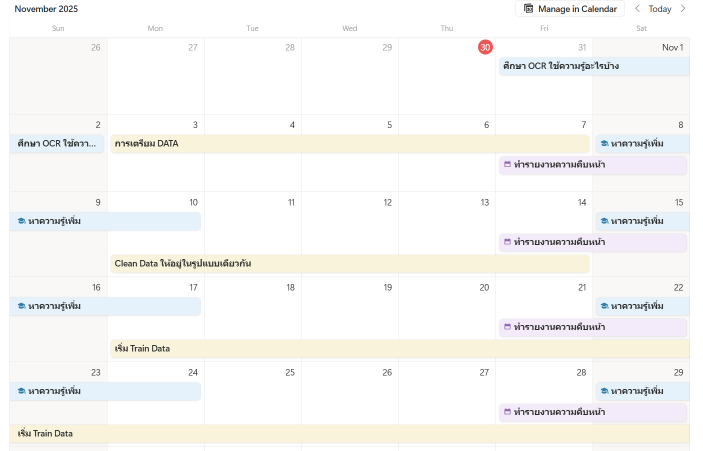
#> input picture image.png, 1405 x 901 px (shown at 1/2 size)
$ python -i gen_synth_lines.py   (imports and definitions only)
#> lines starting #> are read from the running program, lines starting #| are printed output that depends on the picture
# thai_ocr/gen_synth_lines.py

import os
import io
import random
import argparse
from pathlib import Path

import numpy as np
from PIL import Image, ImageDraw, ImageFont, ImageFilter, ImageEnhance

from thai_ocr.charset_thai_v1 import normalize_thai_text, build_thai_charset_v1


# [54 lines left out: functions load_fonts, load_corpus, sample_text, render_line, not called in this run]


def aug_image(img: Image.Image):
    # blur
    if random.random() < 0.35:
        r = random.uniform(0.2, 1.2)
        img = img.filter(ImageFilter.GaussianBlur(radius=r))

    # brightness/contrast
    if random.random() < 0.5:
        img = ImageEnhance.Contrast(img).enhance(random.uniform(0.7, 1.4))
    if random.random() < 0.5:
        img = ImageEnhance.Brightness(img).enhance(random.uniform(0.75, 1.25))

    # noise
    if random.random() < 0.4:
        arr = np.array(img).astype(np.float32)
        noise = np.random.normal(0, random.uniform(2, 10), arr.shape)
        arr = np.clip(arr + noise, 0, 255).astype(np.uint8)
        img = Image.fromarray(arr, mode="L")

    # JPEG artifacts
    if random.random() < 0.35:
        q = random.randint(30, 85)
        buf = io.BytesIO()
        img.convert("RGB").save(buf, format="JPEG", quality=q)
        img = Image.open(io.BytesIO(buf.getvalue())).convert("L")

    return img


def keep_only_charset(text: str, charset_set: set):
    # กรองอักขระนอก charset ทิ้ง (กัน label พัง)
    return "".join([ch for ch in text if ch in charset_set])


# [52 lines left out: function main, not called in this run]


# [2 lines not run here, left out]

>>> from PIL import Image
>>> picture = Image.open('../../../../../image.png')
#> picture is the input picture: PIL image 1405x901 RGBA; mean R, G, B, A 247.7, 247.3, 245.5, 255
>>> result = aug_image(picture)
#> in aug_image, `img = ImageEnhance.Brightness(img).enhance(random.uniform(0.75, 1.25))`:
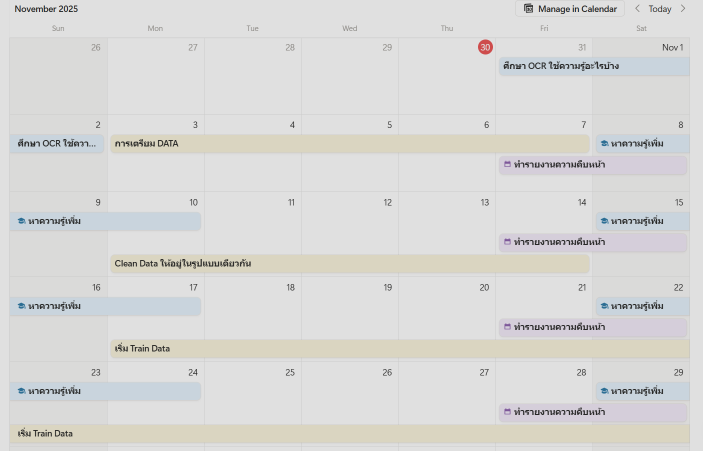
#> img: PIL image 1405x901 RGBA (shown at 1/2 size); mean R, G, B, A 217.3, 217.1, 215.5, 255
